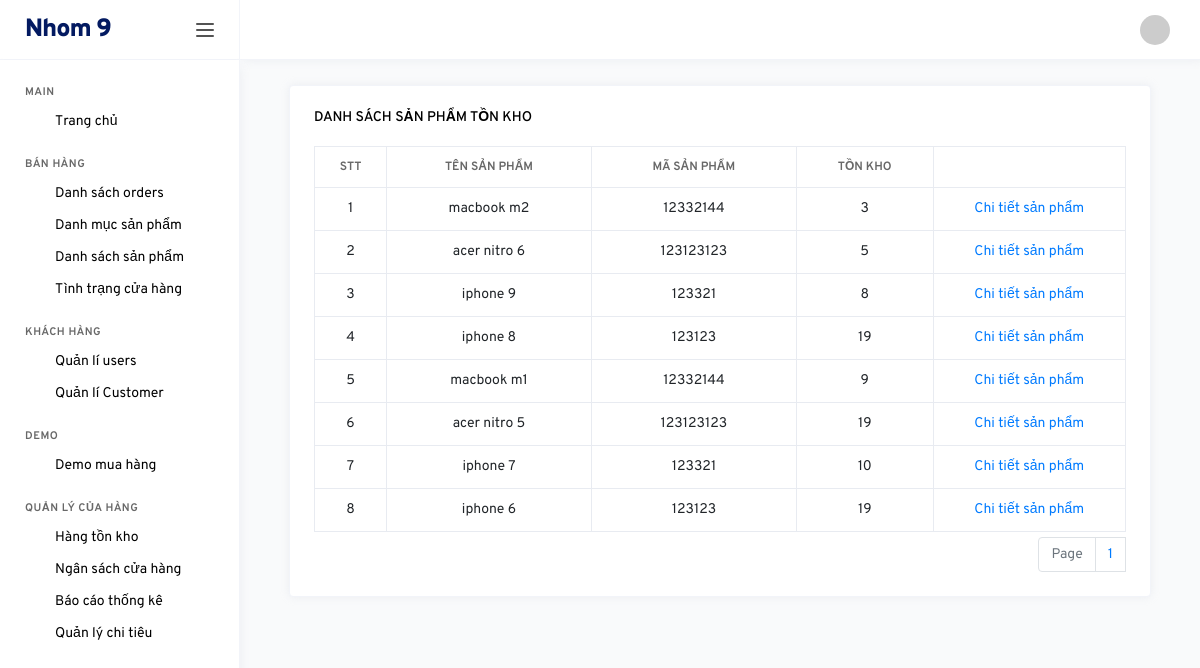
Screenshot of /backend/index.php?controller=store&action=ton_kho (signed in) with the database file from the repository.
### tables this page shows
CREATE TABLE `products` (
  `id` int(11) NOT NULL,
  `name` varchar(500) NOT NULL,
  `category_id` int(11) NOT NULL,
  `ma_hang` varchar(500) NOT NULL,
  `bao_hanh` int(11) NOT NULL,
  `so_imei` varchar(500) NOT NULL,
  `so_serial` varchar(500) NOT NULL,
  `ton_kho` int(11) NOT NULL,
  `xuat_su` varchar(500) NOT NULL,
  `price` int(11) NOT NULL
);

### backend/controllers/StoreController.php (called while the page is built, shortened)
<?php
	include "models/StoreModel.php";
	class StoreController extends Controller{
		public function ton_kho(){
			$recordPerPage = 25;
			$numPage = ceil($this->totalRecord()/$recordPerPage);
			$data = $this->modelRead_ton_kho($recordPerPage);
			$this->loadView("ton_kho.php",["data"=>$data,"numPage"=>$numPage]);
		}
	}
 ?>

### backend/models/StoreModel.php (called while the page is built, shortened)
<?php
	trait StoreModel{
		public function modelRead_ton_kho($recordPerPage){
			$p = isset($_GET["p"]) && is_numeric($_GET["p"]) && $_GET["p"] > 0 ? ($_GET["p"]-1) : 0;
			$from = $p * $recordPerPage;
			$conn = Connection::getInstance();
			$query = $conn->query("select * from products where ton_kho > 0 order by id desc limit $from,$recordPerPage");
			$result = $query->fetchAll();
			return $result;
		}
		public function totalRecord(){
			$conn = Connection::getInstance();
			$query = $conn->query("select id from products");
			return $query->rowCount();
		}
	}
 ?>

### backend/views/ton_kho.php (the view, shortened to what this page needs)
<div class="col-md-12">
    <div class="col-md-12 grid-margin stretch-card">
    <div class="card">
        <div class="card-body">
                    <h6 class="card-title">Danh sách sản phẩm tồn kho</h6>
                    <div class="table-responsive">
                            <table class="table table-bordered table-hover">
                                <thead>
                                    <tr>
                                        <th style="text-align:center;width: 50px;">STT</th>
                                        <th style="text-align:center;width: 150px;">Tên sản phẩm</th>
                                        <th style="text-align:center;width: 150px;">Mã sản phẩm</th>
                                        <th style="text-align:center;width: 100px;">Tồn kho</th>
                                        <th style="text-align:center;width: 100px;"></th>
                                    </tr>
                                </thead>
                                <tbody>
                                    <?php foreach ($data as $key => $rows): ?>
                                    <tr>
                                    <td  style="text-align:center; width: 50px;">
                                            <?php echo $key+1; ?>
                                        </td>
                                        <td  style="text-align:center; width: 150px;">
                                            <?php echo $rows->name; ?>
                                        </td>
                                        <td style="text-align:center;">
                                            <?php echo $rows->ma_hang; ?>
                                        </td>
                                        <td style="text-align:center;">
                                            <?php echo number_format($rows->ton_kho); ?>
                                        </td>
                                        <td style="text-align:center;">
                                            <a href="index.php?controller=products&action=detail&id=<?php echo $rows->id ?>">Chi tiết sản phẩm</a>
                                        </td>
                                    </tr>
                                    <?php endforeach; ?>
                                </tbody>
                            </table>
                            <nav aria-label="Page navigation example">
                            <ul class="pagination">
                                <li class="page-item disabled"><a class="page-link" href="#">Page</a></li>
                                <?php for($i = 1;$i <= $numPage; $i++): ?>
                                    <li><a class="page-link" href="index.php?controller=products&p=<?php echo $i; ?>"><?php echo $i; ?></a></li>
                                    <?php endfor; ?>
                            </ul>
                            </nav>
                    </div>
        </div>
    </div>
</div>
</div>

### backend/views/ton_kho.php (style rules this page uses)
.pagination { padding:0px; margin:0px; float: right; margin-top: 5px; }

### rows the page displays
products: name "macbook m2", ma_hang "12332144", ton_kho "3"
products: name "acer nitro 6", ma_hang "123123123", ton_kho "5"
products: name "iphone 9", ma_hang "123321", ton_kho "8"
products: name "iphone 8", ma_hang "123123", ton_kho "19"
products: name "macbook m1", ma_hang "12332144", ton_kho "9"
products: name "acer nitro 5", ma_hang "123123123", ton_kho "19"
products: name "iphone 7", ma_hang "123321", ton_kho "10"
products: name "iphone 6", ma_hang "123123", ton_kho "19"
